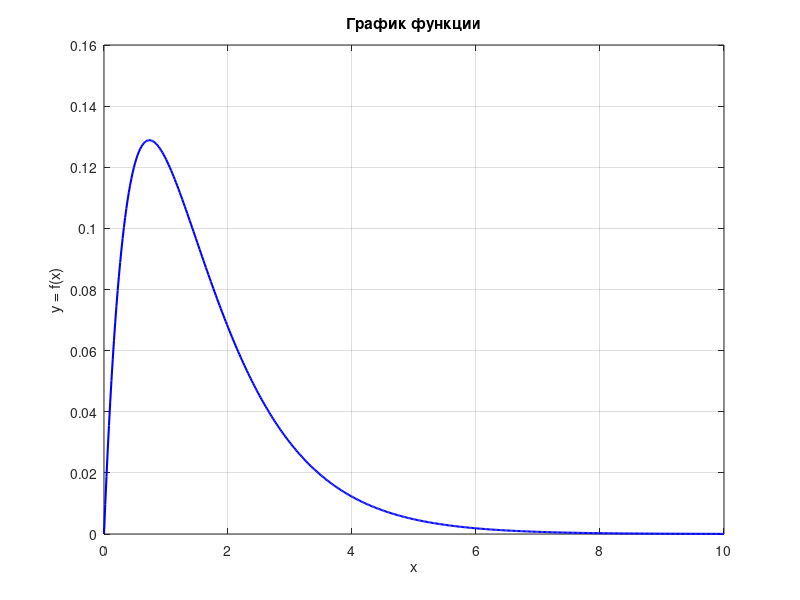
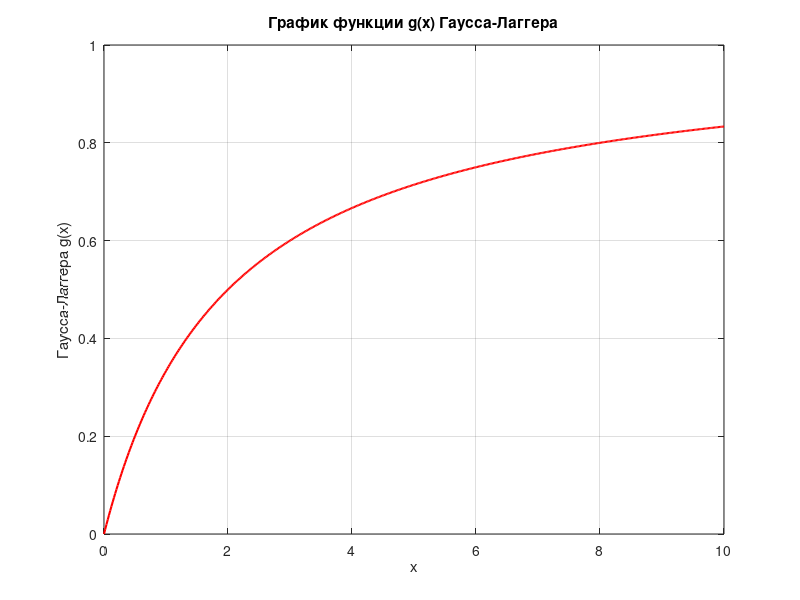

Reproduce these figures in MATLAB, in order.
f = @(x) (x.*exp(-x)./(x+2));
g = @(x) x ./ (x + 2);

% Количество итераций для Гаусса-Лаггера: n = 4
n = 4; 

% График функции y(x)
x_plot = linspace(0, 10, 500);
figure;
plot(x_plot, f(x_plot), 'b-', 'LineWidth', 1.5);
grid on;
title("График функции");
xlabel('x');
ylabel('y = f(x)');

% График функции Гаусса-Лаггера g(x)
figure;
plot(x_plot, g(x_plot), 'r-', 'LineWidth', 1.5);
grid on;
title("График функции g(x) Гаусса-Лаггера");
xlabel('x');
ylabel('Гаусса-Лаггера g(x)');

x_nodes = [0.322548, 1.745761, 4.536620, 9.395071];
coef_gauss_lag = [0.603154, 0.357419, 0.0388879, 0.000539295];

I_Gaus_Lag = sum(coef_gauss_lag .* (x_nodes ./ (x_nodes + 2)));
fprintf("Результат при помощи Гаусса-Лаггера: %.10f\n\n", I_Gaus_Lag);

% Вычислим точный интеграл I_точное при помощи встроенной функции integral
I_accuracy = integral(@(x) x.*exp(-x)./(x+2), 0, Inf, 'AbsTol', 1e-12, 'RelTol', 1e-12);
fprintf("Точное при помощи функции integral: %.10f\n\n", I_accuracy);

% Погрешности 
fprintf("Погрешность между точным и Гауссу: %.10f\n", abs(I_accuracy - I_Gaus_Lag));
